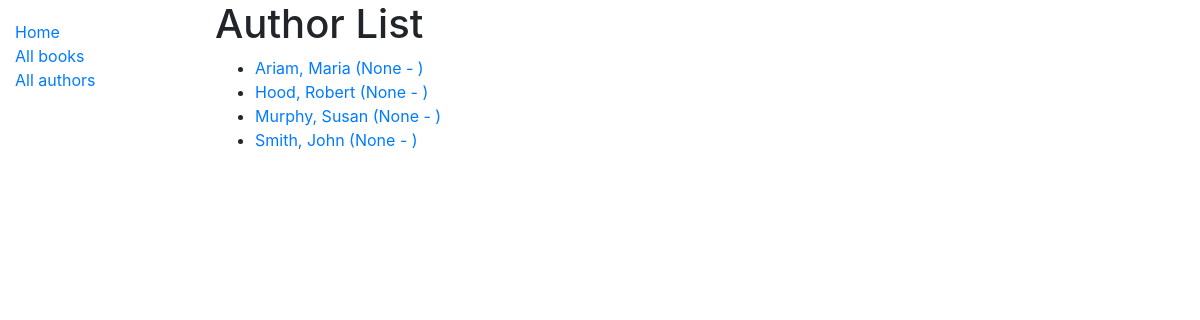
The app's page /catalog/authors/, older data.
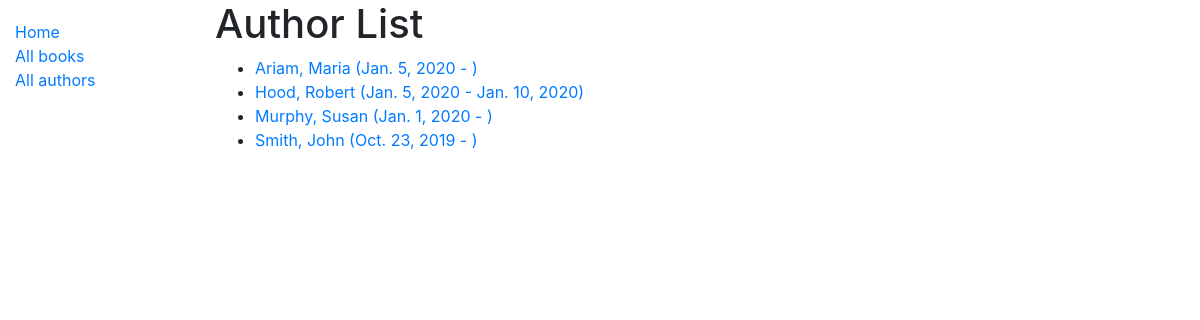
The same page, newer data.
### catalog/models.py (models this page shows)
class Author(models.Model):
    first_name = models.CharField(max_length=100)
    last_name = models.CharField(max_length=100)
    date_of_birth = models.DateField(null=True, blank=True)
    date_of_death = models.DateField('Died', null=True, blank=True)
    class Meta:
        ordering = ['last_name', 'first_name']
    def get_absolute_url(self):
        return reverse('author-detail', args=[str(self.id)])
    def __str__(self):
        return f'{self.last_name}, {self.first_name}'

### catalog/views.py (the view)
# urls.py: path('authors/', views.AuthorListView.as_view(), name='authors'),
class AuthorListView(generic.ListView):
    model = Author
    paginate_by = 10

### catalog/templates/catalog/author_list.html
{% extends "base_generic.html" %}
{% block content %}
  <h1>Author List</h1>
  {% if author_list %}
  <ul>
    {% for author in author_list %}
      <li>
        <a href="{{ author.get_absolute_url }}">
        {{ author }} ({{ author.date_of_birth }} - {% if author.date_of_death %}{{ author.date_of_death }}{% endif %})
        </a>
      </li>
    {% endfor %}
  </ul>
  {% else %}
    <p>There are no authors.</p>
  {% endif %}
{% endblock %}

Row changes from the older to the newer data that the page shows:
changed Author "Ariam, Maria": date_of_birth "None" → "Jan. 5, 2020"
changed Author "Hood, Robert": date_of_birth "None" → "Jan. 5, 2020"; date_of_death (not shown) → "Jan. 10, 2020"
changed Author "Murphy, Susan": date_of_birth "None" → "Jan. 1, 2020"
changed Author "Smith, John": date_of_birth "None" → "Oct. 23, 2019"
